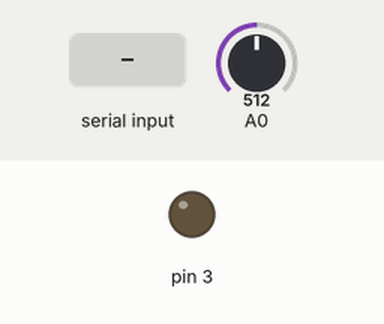
The sketch below on a simulated Arduino Uno, built with avr-gcc and run on an emulated ATmega328P. Shown: output pins drawn as LEDs (lit = HIGH). Dashed ring = blinking. The inputs (shaded band) are chosen by the test bench; at power-on: A0 = 512. What the sketch prints to the serial monitor is not drawn.

Above: at 1.2 s.
1.3 s: byte 30 received over Serial
At 1.47 s:
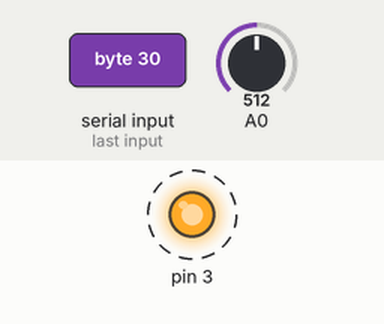
4.3 s: byte 90 received over Serial
At 4.83 s:
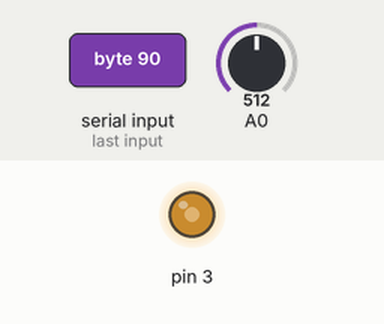
7.3 s: byte 30 received over Serial
At 10.8 s:
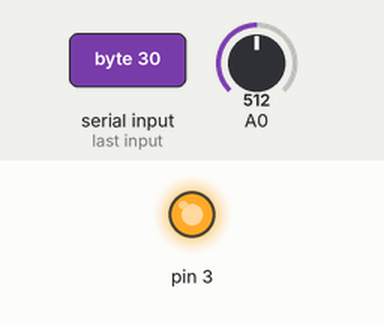
Timing chart, 0 to 16.3 s (numbered marks = the images above; inputs shaded):
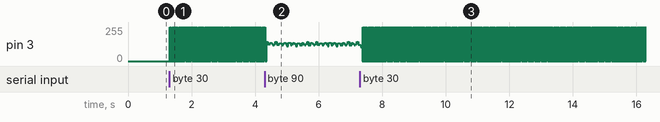

Measured:
- after the input at 1.3 s, pin 3: alternates 255/255 for 0.02 s and 0/255 for 0.02 s, starting at once

The sketch:

SquareWave_FSRread.ino
```cpp
// Bit-bang style square wave generator.
// Alex Mazursky
// July, 2018
// This script uses state machine logic to avoid using delay().

// Create a class for the sensor
class FSR
{
  // Class Member Variables
  int fsrPin;     // the FSR and pulldown are connected to A0
  int fsrReading;     // the analog reading from the FSR resistor divider
  // State Maintenance
  unsigned long previousMillis_FSR; // stores the last time the fsrReading is updated
  long interval = 10;  // interval at which to read FSR (milliseconds)

  // Constructor - creates an FSR
  // and initializes the member variables and state
  public:
  FSR(int pin)
  {
  fsrPin = pin;
  previousMillis_FSR = 0;
  }

  void Update()
  {// check to see if it's time to read the FSR; that is, if the
  // difference between the current time and last time you read
  // the FSR is bigger than the interval at which you want to
  // read the FSR.
  unsigned long currentMillis_FSR = millis();

  if(currentMillis_FSR - previousMillis_FSR > interval) {
    // save the last time you read the FSR
    previousMillis_FSR = currentMillis_FSR;
    fsrReading = analogRead(fsrPin);
    //Serial.print("Analog reading = ");
    Serial.println(fsrReading);     // the raw analog reading
    //Serial.println();
    }
  }
};

// Creates a class for the waveform
class Square
{
  // Class Member Variables
  // These are initialized at startup
  int signalPin;
  float PulseWidth;
  float PulseOff;
  float freq;
  float duty = 50;

  // These maintain the current state
  int signalState;
  unsigned long previousMillis_sq; // will store last time Signal was updated

  // Constructor - creates a Square
  // and initializes the member variables and state
  public:
  Square(int pin)
  {
  signalPin = pin;
  pinMode(signalPin, OUTPUT);

  signalState = HIGH;
  previousMillis_sq = 0;
  }

  // Update function
  void Update()
  {// Read Frequency from Serial
  if (Serial.available())
  // If data is available to read,
  freq = Serial.read(); // read it and store it in freq

  if(freq > 100){
    PulseWidth = 1;
    PulseOff = 1000000;
  }
  else{
  PulseWidth = ((duty/100)/freq)*1000; // Convert freq to a time value for the ON signal
  PulseOff = (1/freq)*1000 - PulseWidth; // Convert freq to a time value for the OFF signal
  }

  // Check current time
  unsigned long currentMillis_sq = millis();

  // Is it time to turn OFF?
  if((signalState == HIGH) && (currentMillis_sq - previousMillis_sq >= PulseWidth))
  {
    signalState = LOW;  // Turn it off
    previousMillis_sq = currentMillis_sq;  // Remember the time
    digitalWrite(signalPin, signalState);  // Update the actual Signal
  }

  // or... Is it time to turn ON?
  else if ((signalState == LOW) && (currentMillis_sq - previousMillis_sq >= PulseOff))
  {
    signalState = HIGH;  // turn it on
    previousMillis_sq = currentMillis_sq;   // Remember the time
    digitalWrite(signalPin, signalState);    // Update the actual Signal
  }
 }
};

// Make sensor object
FSR fsr(0); // Assign FSR to pin A0
// Make Square Wave Object
Square sqsignal(3); // at PIN 3

void setup(){
  Serial.begin(9600); // Don't change!
}

void loop(){
  fsr.Update();
  sqsignal.Update(); // Merely loops through updating the signal!
}
```
